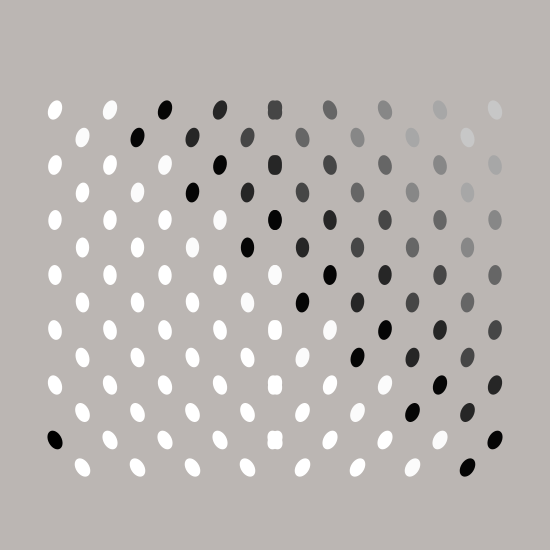
Frame 1 (no input)
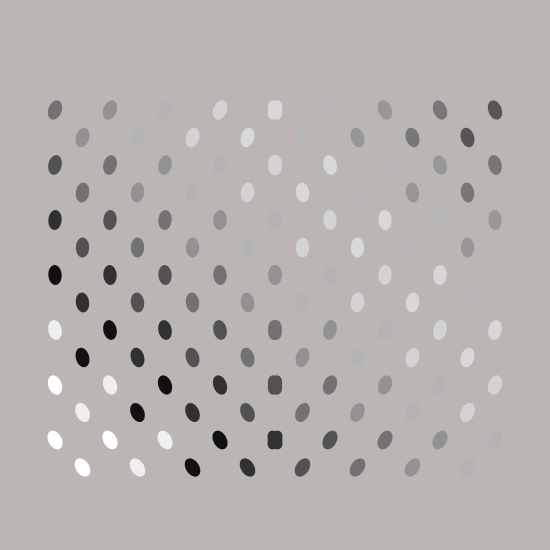
Frame 60 (the mouse pressed at the canvas centre just before this capture)
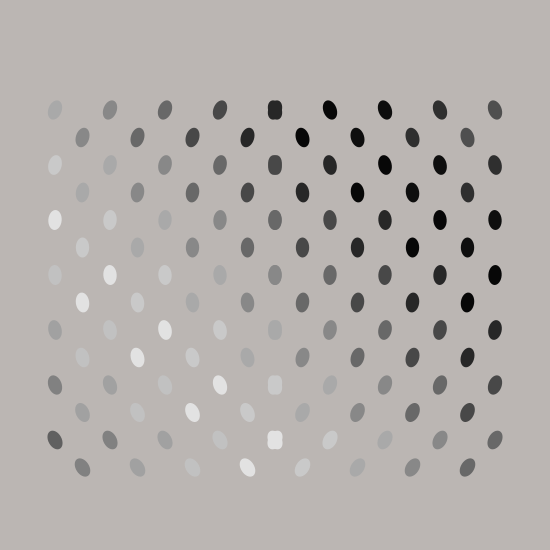
Frame 120 (the mouse held since frame 60 and released just before this capture)

The Processing sketch that drew these frames (run headless with seeded random() and noise(); from frame 60 on, the mouse is pressed at the canvas centre):

// Processing sketch: dark_grey
// ── dark_grey.pde
float circle_radius;
float midpoint;
float tenth;
float base_colour;

void setup(){
  size(550,550);
  background(187,182,179);

  midpoint = height/2.0;
  tenth = height/10.0;
  circle_radius = 20.0;
  base_colour = 0;
}

void draw(){
  noStroke();
  background(187,182,179);
  base_colour += 5.0;
  for(int layer = 0; layer < 2; layer++){
    for(int i = 1; i < 12; i++){
      for (int position = 0; position < 5 - layer; position+=1){
        if(i*tenth > tenth && i*tenth + layer*tenth/2.0 < height - tenth){           
               pushMatrix();
                 fill(getColour(base_colour + midpoint - position*tenth - layer*tenth/2.0 - (i*tenth - layer*tenth/2.0)));           
                 translate(midpoint - (position*tenth + layer*tenth/2.0), i*tenth + layer*tenth/2.0);
                 rotate(getRotation(i*tenth + layer*tenth/2.0));        
                 ellipse(0, 0,  2.0*circle_radius/3.0, circle_radius);
               popMatrix();
        
               pushMatrix(); 
                 fill(getColour(base_colour + midpoint + position*tenth + layer*tenth/2.0 - (i*tenth - layer*tenth/2.0)));
                 translate(midpoint + position*tenth + layer*tenth/2.0, i*tenth + layer*tenth/2.0);
                 rotate(-getRotation(i*tenth + layer*tenth/2.0));          
                 ellipse(0, 0, 2.0*circle_radius/3.0, circle_radius);
               popMatrix();
           }  
      }
    }
 }
}

float getColour(float x_value){
  float colour_val = ((x_value - 50.0)*235.0)/(450.0-50.0);
  if(floor(colour_val/235.0)%2 == 0){
    return colour_val%235.0;
  }
  return 225.0 - (colour_val%235.0);
}

float getRotation(float val){
  float rotational_val = ((val - 50.0)*60.0)/(450.0-50.0);
  rotational_val = 30.0 - rotational_val;
  return radians(rotational_val);
}
